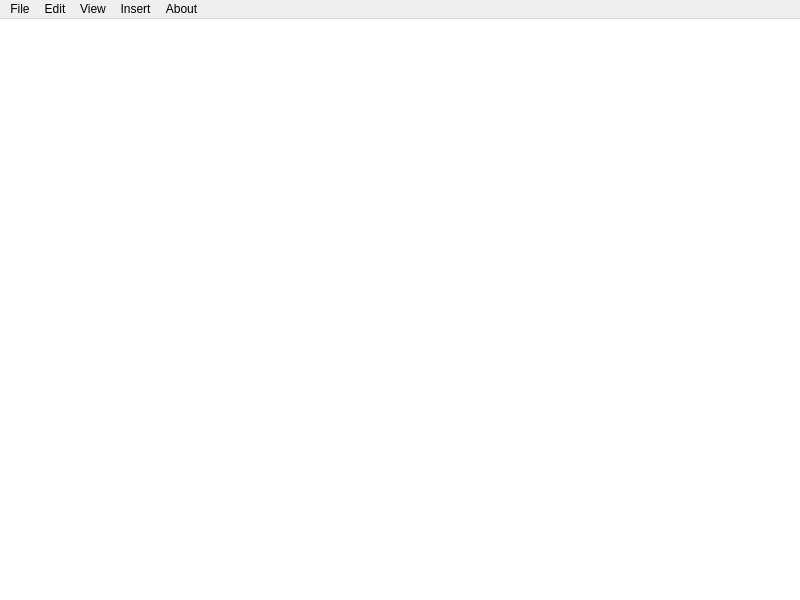
<?xml version="1.0" encoding="UTF-8"?>
<ui version="4.0">
 <class>MainWindow</class>
 <widget class="QMainWindow" name="MainWindow">
  <property name="geometry">
   <rect>
    <x>0</x>
    <y>0</y>
    <width>800</width>
    <height>600</height>
   </rect>
  </property>
  <property name="sizePolicy">
   <sizepolicy hsizetype="Preferred" vsizetype="Preferred">
    <horstretch>0</horstretch>
    <verstretch>0</verstretch>
   </sizepolicy>
  </property>
  <property name="minimumSize">
   <size>
    <width>800</width>
    <height>600</height>
   </size>
  </property>
  <property name="windowTitle">
   <string>Stats View</string>
  </property>
  <widget class="QWidget" name="centralWidget">
   <property name="styleSheet">
    <string notr="true">background: #FFFFFF</string>
   </property>
   <widget class="QWidget" name="horizontalLayoutWidget">
    <property name="geometry">
     <rect>
      <x>-1</x>
      <y>-1</y>
      <width>801</width>
      <height>581</height>
     </rect>
    </property>
    <layout class="QHBoxLayout" name="horizontalLayout">
     <item>
      <widget class="CustomTableView" name="tableData">
       <property name="styleSheet">
        <string notr="true">border: none;</string>
       </property>
       <property name="alternatingRowColors">
        <bool>true</bool>
       </property>
       <property name="sortingEnabled">
        <bool>true</bool>
       </property>
       <attribute name="horizontalHeaderCascadingSectionResizes">
        <bool>false</bool>
       </attribute>
       <attribute name="horizontalHeaderDefaultSectionSize">
        <number>100</number>
       </attribute>
       <attribute name="horizontalHeaderMinimumSectionSize">
        <number>50</number>
       </attribute>
       <attribute name="horizontalHeaderStretchLastSection">
        <bool>true</bool>
       </attribute>
       <attribute name="verticalHeaderStretchLastSection">
        <bool>false</bool>
       </attribute>
      </widget>
     </item>
     <item>
      <layout class="QVBoxLayout" name="verticalLayout">
       <property name="spacing">
        <number>0</number>
       </property>
       <property name="leftMargin">
        <number>0</number>
       </property>
       <item>
        <widget class="StatsDiagram2DWidget" name="diagram2D" native="true">
         <property name="minimumSize">
          <size>
           <width>400</width>
           <height>0</height>
          </size>
         </property>
         <property name="autoFillBackground">
          <bool>false</bool>
         </property>
         <property name="styleSheet">
          <string notr="true">width:50%;</string>
         </property>
        </widget>
       </item>
       <item>
        <widget class="StatsDiagram3DWidget" name="diagram3D" native="true">
         <property name="minimumSize">
          <size>
           <width>0</width>
           <height>300</height>
          </size>
         </property>
        </widget>
       </item>
      </layout>
     </item>
    </layout>
   </widget>
  </widget>
  <widget class="QMenuBar" name="menuBar">
   <property name="geometry">
    <rect>
     <x>0</x>
     <y>0</y>
     <width>800</width>
     <height>21</height>
    </rect>
   </property>
   <widget class="QMenu" name="menu">
    <property name="title">
     <string>File</string>
    </property>
    <addaction name="newDocument"/>
    <addaction name="saveDocument"/>
    <addaction name="openDocument"/>
    <addaction name="saveDocumentAs"/>
   </widget>
   <widget class="QMenu" name="menu_2">
    <property name="title">
     <string>View</string>
    </property>
    <addaction name="showTable"/>
    <addaction name="showDiagram"/>
   </widget>
   <widget class="QMenu" name="menuAbout">
    <property name="title">
     <string>About</string>
    </property>
    <addaction name="actionAbout"/>
   </widget>
   <widget class="QMenu" name="menuInsert">
    <property name="title">
     <string>Insert</string>
    </property>
    <addaction name="actionInsertRow"/>
    <addaction name="actionDeleteRow"/>
   </widget>
   <widget class="QMenu" name="menuEdit">
    <property name="title">
     <string>Edit</string>
    </property>
    <addaction name="actionUndo"/>
    <addaction name="actionRedo"/>
   </widget>
   <addaction name="menu"/>
   <addaction name="menuEdit"/>
   <addaction name="menu_2"/>
   <addaction name="menuInsert"/>
   <addaction name="menuAbout"/>
  </widget>
  <action name="newDocument">
   <property name="text">
    <string>New Table</string>
   </property>
  </action>
  <action name="saveDocument">
   <property name="text">
    <string>Save</string>
   </property>
  </action>
  <action name="openDocument">
   <property name="text">
    <string>Open...</string>
   </property>
  </action>
  <action name="saveDocumentAs">
   <property name="text">
    <string>Save As...</string>
   </property>
  </action>
  <action name="showTable">
   <property name="text">
    <string>Table</string>
   </property>
  </action>
  <action name="showDiagram">
   <property name="text">
    <string>Diagram</string>
   </property>
  </action>
  <action name="actionAbout">
   <property name="text">
    <string>About Application</string>
   </property>
  </action>
  <action name="actionInsertRow">
   <property name="text">
    <string>Insert Row</string>
   </property>
   <property name="shortcut">
    <string>Ins</string>
   </property>
  </action>
  <action name="actionDeleteRow">
   <property name="text">
    <string>Delete Row</string>
   </property>
   <property name="shortcut">
    <string>Del</string>
   </property>
  </action>
  <action name="actionUndo">
   <property name="text">
    <string>Undo</string>
   </property>
   <property name="shortcut">
    <string>Ctrl+Z</string>
   </property>
  </action>
  <action name="actionRedo">
   <property name="enabled">
    <bool>false</bool>
   </property>
   <property name="text">
    <string>Redo</string>
   </property>
   <property name="shortcut">
    <string>Ctrl+Y</string>
   </property>
  </action>
 </widget>
 <layoutdefault spacing="6" margin="11"/>
 <customwidgets>
  <customwidget>
   <class>CustomTableView</class>
   <extends>QTableView</extends>
   <header>customtableview.h</header>
  </customwidget>
  <customwidget>
   <class>StatsDiagram2DWidget</class>
   <extends>QWidget</extends>
   <header>statsdiagram2dwidget.h</header>
   <container>1</container>
  </customwidget>
  <customwidget>
   <class>StatsDiagram3DWidget</class>
   <extends>QWidget</extends>
   <header>statsdiagram3dwidget.h</header>
   <container>1</container>
  </customwidget>
 </customwidgets>
 <resources/>
 <connections/>
</ui>
